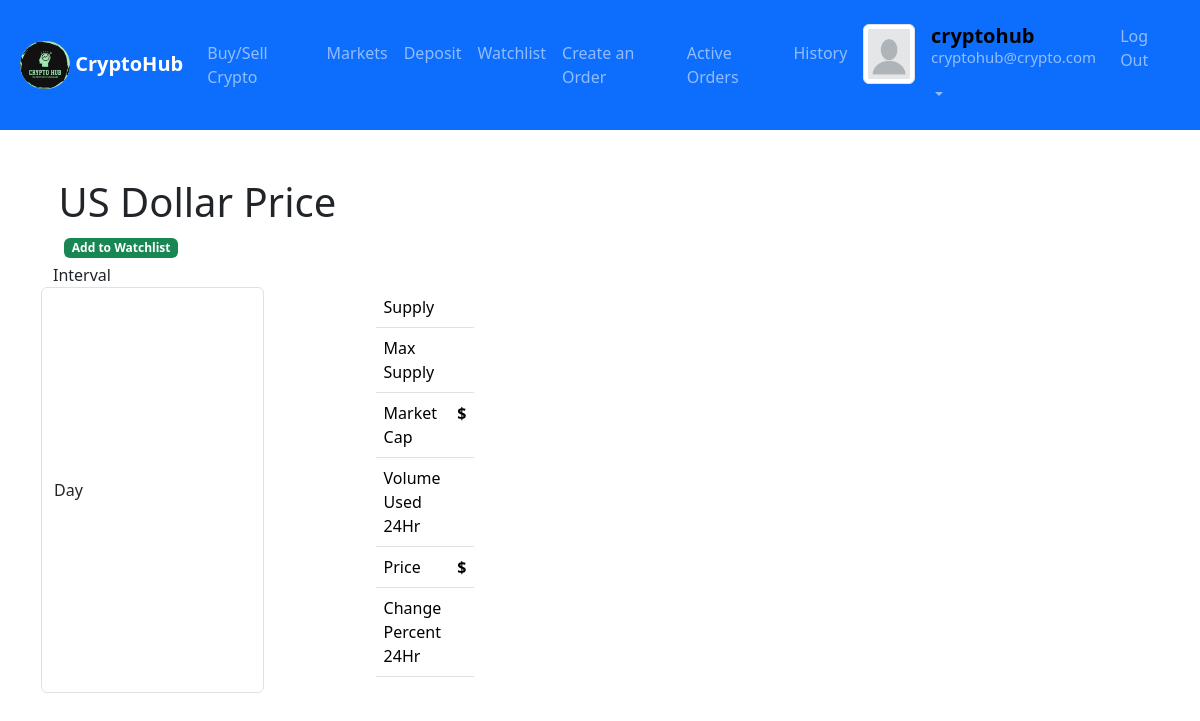
/view_coin/usd (signed in), run on the app's committed database.
### exchange/models.py (models this page shows, shortened)
class User(AbstractUser):
    profile_url=models.URLField(blank=True)

class List_Coin(models.Model):
    coin_id=models.CharField(max_length=64,unique=True)
    symbol=models.CharField(max_length=16,unique=True)
    title=models.CharField(max_length=64,unique=True)
    logo_url=models.URLField(blank=True)
    def serialize(self):
        return {
            "id":self.id,
            "coin_id":self.coin_id,
            "title":self.title,
            "logo_url":self.logo_url
        }

### exchange/views.py (the view)
# urls.py: path("view_coin/<str:id>", views.view_coin, name="view_coin"),
def view_coin(request, id):
    try:
        coin=List_Coin.objects.get(coin_id=id)
        coin_data=coin.serialize()
    except:
        coin_data=[]
    try:
        watchlists=Watchlist.objects.get(watcher=request.user)
        watchlisted= coin in watchlists.watch_list.all()
    except:
        watchlisted=False
    return render(request, 'view_coin.html', {'coin': coin_data,'watchlisted':watchlisted})

### exchange/templates/view_coin.html (shortened to what this page needs)
{% extends "layout.html" %} {% load static %} {%block body%}
<div id="view_coin_div">
	<h1>
		<span id="view_coin_name">{{coin.title}} Price</span>
	</h1>
	{% if user.is_authenticated %}
	{%if watchlisted %}
	<a class="badge bg-secondary ms-3" style="text-decoration: none;" >Watchlisted</a>
	<a class="badge bg-danger" style="text-decoration: none;" href="{% url 'remove_watchlist' coin.coin_id  %}">Remove from Watchlist</a>
	{%else%}
	<a class="badge bg-success ms-3" style="text-decoration: none;" href="{% url 'add_watchlist' coin.coin_id  %}">Add to Watchlist</a>
	{%endif%}
	{%endif%}
	<div  id="container1">
		<div class="row">
			<label for="period">Interval</label>
<select name="period" id="select_period" class="form-control w-50">
  <option value="d1">Day</option>
</select>
			<div id="myPlot"  class="col">
			</div>
			<div  class="col">
				<div>
					<table class="table">
						<tr>
							<td>Supply</td>
							<td id="view_supply" class="display_detail">{{coin.supply|floatformat:0}}</td>
						</tr>
						<tr>
							<td>Max Supply</td>
							<td id="view_maxsupply" class="display_detail">{{coin.maxSupply|floatformat:0}}</td>
						</tr>
						<tr>
							<td>Market Cap</td>
							<td  class="display_detail">$</td>
						</tr>
						<tr>
							<td>Volume Used 24Hr</td>
							<td id="view_volume_24h" class="display_detail">{{coin.volumeUsd24Hr|floatformat:4}}</td>
						</tr>
						<tr>
							<td>Price</td>
							<td  class="display_detail">$  </td>
						</tr>
						<tr>
							<td>Change Percent 24Hr</td>
							<td id="view_change_24" class="display_detail">{{coin.changePercent24Hr|floatformat:4}}</td>
						</tr>
					</table>
				</div>
			</div>
		</div>
	</div>
</div>
{%endblock%}

### exchange/templates/layout.html (shortened to what this page needs)
{% load static %}
<!DOCTYPE html>
<html lang="en">
  <head>
    <link
      href="https://cdn.jsdelivr.net/npm/bootstrap@5.3.2/dist/css/bootstrap.min.css"
      rel="stylesheet"
    />
    <link rel="stylesheet" href="{% static 'style.css'%}" />
  </head>
  <body>
    <nav class="navbar navbar-expand-sm bg-primary navbar-dark">
      <div class="container-fluid m-2">
        <a class="navbar-brand" href="{%url 'index'%}">
          <img
            src="{% static 'media\cryptohub.png'%}"
            alt="Crypto Hub"
            width="50px"
            class="rounded-pill"
            \
          />
          <strong>CryptoHub</strong>
        </a>
        <div class="collapse navbar-collapse" id="collapsibleNavbar">
          <ul class="navbar-nav">
            <li class="nav-item">
              <a class="nav-link" href="{% url 'buy_sell' %}"
                >Buy/Sell Crypto</a
              >
            </li>
            <li class="nav-item">
              <a class="nav-link" href="{%url 'markets'%}">Markets</a>
            </li>
            {% if user.is_authenticated %}
            <li class="nav-item">
              <a class="nav-link" href="{% url 'deposit' %}">Deposit</a>
            </li>
            <li class="nav-item">
              <a class="nav-link" href="{% url 'watchlist' %}">Watchlist</a>
            </li>
            <li class="nav-item">
              <a class="nav-link" href="{% url 'create_orders' %}"
                >Create an Order</a
              >
            </li>
            <li class="nav-item">
              <a class="nav-link" href="{% url 'all_orders' %}">Active Orders</a>
            </li>
            <li class="nav-item">
              <a class="nav-link" href="{% url 'history' %}">History</a>
            </li>
            {%endif%}
          </ul>
        </div>
        <div
          class="collapse navbar-collapse justify-content-end"
          id="collapsibleNavbar"
        >
          <ul class="navbar-nav">
            {% if user.is_authenticated %}
            <li class="nav-item">
              <a class="nav-link" href="{%url 'profile'%}">
                <img
                  style="width: 60px; height: 60px"
                  {%if user.profile_url %}
                  src="{{user.profile_url}}"
                  {%else%}
                  src="{% static 'media\blank.png' %}"
                  {%endif%}
                  alt="..."
                  class="img-thumbnail"
                />
              </a>
            </li>
            <li class="nav-item dropdown me-2">
              <a
                class="nav-link dropdown-toggle"
                href="#"
                role="button"
                data-bs-toggle="dropdown"
              >
                <h5>
                  <strong style="color: black">{{user.username}}</strong>
                  <p style="font-size: 15px">{{user.email}}</p>
                </h5>
              </a>
            </li>
            <li class="nav-item">
              <a class="nav-link" href="{%url 'logout'%}">Log Out</a>
            </li>
            {%endif%}
          </ul>
        </div>
      </div>
    </nav>
    <div class="m-5">
      {% block body %} {% endblock %}
    </div>
  </body>
</html>

### exchange/static/style.css (style rules this page uses)
body { font-family: "Courier New", Courier, monospace "Segoe UI", Tahoma, Geneva, Verdana, sans-serif; }
.row { padding: 5px; }
#container1 { display: flex; flex-wrap: wrap; }
.display_detail { font-weight: bold; }

### data on the page
User: username "cryptohub", email "cryptohub@crypto.com"
List_Coin: title "US Dollar"
